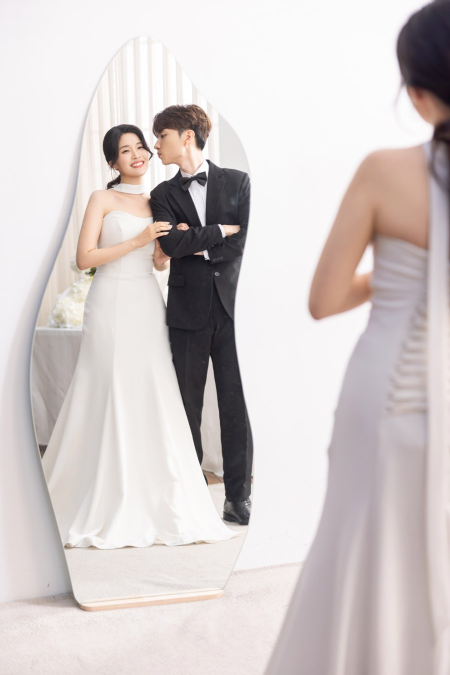
#> input picture assets/g04.jpg, 900 x 1350 px, given in place of Q_드레스전신_가로.png, which was not available (shown at 1/2 size)
$ python build_assets.py
#> lines starting #> are read from the running program, lines starting #| are printed output that depends on the picture; pictures that were not available may be replaced by others from this repository, and a replacement may not be noted
"""imgs/ 원본 -> assets/ 웹용 이미지 생성.

    python build_assets.py

원본(imgs/, 45MB PNG)은 레포에 올리지 않습니다. assets/ 결과물만 커밋합니다.
사진을 교체하려면 아래 ORDER 목록만 고치고 다시 실행하세요.
"""

import os
import numpy as np
from PIL import Image
from scipy import ndimage
import pypdfium2 as pdfium

SRC = "imgs"
OUT = "assets"

# index.html 의 이미지 URL 뒤 ?v=N 캐시 버전. 파일명을 그대로 두고 사진 내용만
# 바꾸면 이미 청첩장을 열어본 브라우저가 캐시된 옛 사진을 계속 보여줍니다
# (썸네일만 바뀌고 뷰어는 옛 사진이 뜨는 식). 사진을 갈아끼울 때마다 올리세요.
#   sed -i '' 's/?v=[0-9]*/?v=24/g' index.html
ASSET_V = 23
os.makedirs(OUT, exist_ok=True)

A = lambda n: os.path.join(SRC, f"KakaoTalk_20260909_203020487{n}.png")
B = lambda n: os.path.join(SRC, f"KakaoTalk_20260909_204922384{n}.png")
SOLO = os.path.join(SRC, "KakaoTalk_20260909_203158458.png")
# 나중에 따로 받은 보정본들 (원래 카톡 묶음이 아니라 개별 전달분)
N = lambda n: os.path.join(SRC, f"{n}.png")

# 촬영 세트별로 묶은 갤러리 순서. (파일, 설명)
# 그리드형: 첫 장은 4:3 대표, 나머지는 정사각 썸네일. 순서 = 그리드 순서 = 뷰어 순서.
# 검정 배경 컷은 톤이 확 달라서 맨 뒤로 뺐습니다.
ORDER = [
    # 첫 장 = 그리드 대표 (가로 4:3 전폭). 유일한 가로 컷.
    (N("Q_드레스전신_가로"), "화이트 스튜디오 - 드레스 전신"),   # ← 유일한 가로 사진
    # 화이트 스튜디오 (거울)
    (A("_04"), "화이트 스튜디오 - 거울 앞 신부"),
    (N("B_거울앞신랑"),   "화이트 스튜디오 - 거울 앞 신랑"),
    (N("F_거울앞두사람"), "화이트 스튜디오 - 거울 앞 두 사람"),
    # 화이트 스튜디오 (케이크) / 화이트 홀 (머메이드)
    (A("_03"), "화이트 스튜디오 - 케이크와 함께"),
    (N("C_머메이드"),     "화이트 홀 - 머메이드 드레스"),
    # 아이보리 수트 + 옐로 드레스
    (SOLO,     "아이보리 수트 - 신랑"),
    (B("_02"), "아이보리 수트 - 두 사람"),
    (B("_01"), "아이보리 수트 - 두 사람"),
    (B(""),    "아이보리 수트 - 신부"),
    (os.path.join(SRC, "KakaoTalk_20260909_213739064.png"), "화이트 스튜디오 - 레드 부케"),
    # 옐로 플라워
    # ※ R_옐로플라워두사람.png 는 넘겨받은 원본(1058x1588)에서 (87, 100) 부터
    #    970x1455 를 잘라낸 파일입니다. 원본이 이미 2:3 이라 가로 여유가 0 이어서
    #    to_portrait 로는 좌우를 못 옮깁니다. 그래서 크롭을 파일에 박아 뒀습니다.
    #      가로 87px  : 인물 중심 54.1% -> 50.0% (가운데)
    #      세로 100px : 얼굴 높이 35.9% -> 31.9% (교체 전 사진과 같은 높이)
    #    이미 정확히 2:3 이라 to_portrait 는 이 장에서 아무것도 자르지 않습니다.
    (N("R_옐로플라워두사람"), "옐로 플라워 - 두 사람"),
    (N("P_옐로플라워신랑"), "옐로 플라워 - 신랑"),
    # 가든
    # ※ I_가든소파두사람.png 는 넘겨받은 원본(980x1496)에서 오른쪽 100px 을
    #    미리 덜어낸 파일입니다. 원본은 2:3 보다 좁아서 가로 여유가 0 이라,
    #    아래 to_portrait 로는 좌우를 못 옮깁니다. 신랑 오른쪽 빈 공간을
    #    줄이려고 그 손질을 파일에 박아 뒀습니다.
    (N("I_가든소파두사람"), "가든 - 두 사람"),
    (N("G_가든소파신부_정면"),     "가든 - 소파 신부"),
    (N("K_그린월두사람"),          "가든 - 잎사귀 배경"),
    # 검정 배경 스튜디오 (맨 뒤)
    (N("N_검정신부_옆모습"), "검정 배경 스튜디오 - 신부"),
    (N("O_검정신랑_뒷모습"), "검정 배경 스튜디오 - 신랑"),
    (N("M_검정두사람"),   "검정 배경 스튜디오 - 두 사람"),
]

# 크롭 기준점 — 각 사진에서 얼굴(들)의 중심. 원본 대비 비율이라 해상도와 무관.
# macOS Vision 얼굴 인식으로 뽑은 값입니다. 이게 없으면 가운데를 그냥 잘라서
# 전신컷의 머리가 잘려 나갑니다. 사진을 바꾸면 이 값도 같이 고치세요.
#
# ※ 반드시 ORDER 의 원본(imgs/) 기준으로 재세요. assets/gNN.jpg 는 이미 2:3 으로
#    잘린 뒤라 좌표가 다릅니다. 아래 to_portrait 가 정규화 후 좌표로 알아서 바꿉니다.
#   재측정: swift tools/faces.swift imgs/*.png
FACE = [
    (0.567, 0.214),   #  1 드레스 전신 (가로)
    (0.259, 0.236),   #  2 거울 앞 신부
    (0.522, 0.193),   #  3 거울 앞 신랑      (거울 속 반영 + 실제 인물 둘 다 인식됨)
    (0.342, 0.221),   #  4 거울 앞 두 사람
    (0.482, 0.212),   #  5 케이크
    (0.678, 0.360),   #  6 머메이드 드레스
    (0.495, 0.193),   #  7 아이보리 신랑
    (0.553, 0.299),   #  8 아이보리 두 사람
    (0.491, 0.243),   #  9 아이보리 두 사람
    (0.479, 0.400),   # 10 아이보리 신부
    (0.750, 0.188),   # 11 레드 부케
    (0.500, 0.319),   # 12 옐로 두 사람 (미리 잘라둔 970x1455 기준)
    (0.425, 0.169),   # 13 옐로 신랑
    (0.582, 0.177),   # 14 가든 두 사람 (오른쪽 100px 덜어낸 원본 기준)
    (0.504, 0.263),   # 15 가든 소파 신부
    (0.516, 0.513),   # 16 그린월 두 사람 (인물이 아래쪽이라 세로 중심이 낮음)
    (0.651, 0.264),   # 17 검정 신부 (옆모습)
    (0.430, 0.139),   # 18 검정 신랑 (뒷모습 — 옆얼굴만 인식됨)
    (0.504, 0.255),   # 19 검정 두 사람
]
assert len(FACE) == len(ORDER), "FACE 와 ORDER 개수가 다릅니다"

# 얼굴 무리의 중심이 크롭 위에서 이 지점에 오게 합니다. 0.5 면 얼굴이 정가운데라
# 머리 위 여백이 답답해 보여서, 위쪽 1/3 즈음에 둡니다.
HEADROOM = 0.36

# 세로 사진은 전부 이 비율로 맞춥니다. 원본이 2:3 부터 0.72:1 까지 제각각이라
# 뷰어에서 좌우로 넘길 때 사진 틀이 들쭉날쭉했습니다. 정수배(2k x 3k)로 잘라서
# 반올림 오차 없이 정확히 같은 비율로 떨어지게 합니다. 가로 사진(g01)은 제외.
PORTRAIT = (2, 3)

# 폭이 남아 잘라낼 때는 인물이 가운데 오도록 위치를 잡는데, 아래 두 장은
# 예외입니다. 왼쪽 거울 + 오른쪽 아웃포커스 인물로 일부러 비대칭 구도를 잡은
# 사진이어서, 가운데로 옮기면 구도가 무너집니다. (1부터 세는 번호)
# 3번(거울 앞 신랑)은 거울 속 반영까지 얼굴로 잡혀서 가운데 정렬이 오히려
# 거울과 인물의 균형을 맞춰 줍니다 — 그래서 예외에 넣지 않았습니다.
NO_RECENTER = {2, 4}

COVER = N("S_아치두사람")                     # 표지 — 아치 컷 (마주 본 컷)
# 카카오톡 공유 미리보기는 표지와 별개로 "부케로 얼굴 가린 아치 컷" 으로 고정합니다.
# 링크를 받았을 때 얼굴이 먼저 보이지 않게 하려는 의도라, 표지를 바꿔도 따라가면 안 됩니다.
OG_COVER = N("COVER_대문사진")
# (좌, 상, 우, 하) 비율. 좌우를 대칭으로 깎아 아치가 화면 한가운데 오게 합니다.
# 아치가 이미 가운데라 대칭으로 깎으면 그대로 중앙에 옵니다.
# 원본 1054x1584 -> 879x1584 (화면 비율에 가깝게).
# 가운데로 자르면 안 됩니다. 카메라가 아치 중심축보다 왼쪽에 있어서, 아치 다리는
# 대칭인데 꼭대기 곡선은 오른쪽으로 치우쳐 보입니다(원근). x0 을 66(다리 기준)
# 부터 106 까지 바꿔가며 화면에서 재보니 93 에서 곡선(+4px)과 다리(-3px)가
# 동시에 균형을 잡았습니다.
COVER_CROP = (0.088, 0.0, 0.922, 1.0)
MAP_PDF = os.path.join(SRC, "[세인트 메리엘] 청첩장 약도 (1).pdf")


def save_jpg(im, path, max_w, quality=82):
    im = im.convert("RGB")
    if im.width > max_w:
        h = round(im.height * max_w / im.width)
        im = im.resize((max_w, h), Image.LANCZOS)
    # optimize+progressive: 화질은 그대로 두고 파일만 줄이는 무손실 재포장.
    # (assets/ 를 직접 손볼 때는 jpegtran -optimize -progressive 가 같은 일을 합니다)
    im.save(path, "JPEG", quality=quality, optimize=True, progressive=True)
    return im.size, os.path.getsize(path)


def to_portrait(im, fx, fy, recenter):
    """세로 사진을 정확히 PORTRAIT 비율로 잘라내고, 새 사진 기준 얼굴 위치도 같이 돌려줍니다.
       폭이 남으면 인물을 가운데로(recenter), 높이가 남으면 머리가 잘리지 않게 위쪽으로."""
    num, den = PORTRAIT
    w, h = im.size
    k = min(w // num, h // den)
    cw, ch = num * k, den * k
    x = min(max(fx * w - cw / 2, 0), w - cw) if recenter else (w - cw) / 2
    y = min(max(fy * h - ch * HEADROOM, 0), h - ch)
    x, y = round(x), round(y)
    return im.crop((x, y, x + cw, y + ch)), ((fx * w - x) / cw, (fy * h - y) / ch)


total = 0
manifest = []
for i, (f, alt) in enumerate(ORDER, 1):
    name = f"g{i:02d}.jpg"
    src = Image.open(f).convert("RGB")
#> src is the input picture: PIL image 900x1350 RGB; mean R, G, B 210.7, 202.9, 202
    fx, fy = FACE[i - 1]
    if src.height > src.width:                      # 세로 사진만 비율을 맞춥니다
        src, (fx, fy) = to_portrait(src, fx, fy, recenter=i not in NO_RECENTER)
#> fx = 0.567; fy = 0.214
    # 첫 장(가로 대표)은 그리드에서 전폭으로 깔리고 뷰어에서도 가장 크게
    # 보여서, 900px 로는 고해상도 폰에서 흐릿합니다. 이 장만 넉넉하게.
    size, nbytes = save_jpg(src, os.path.join(OUT, name), 1400 if i == 1 else 900)
    total += nbytes
#> total = 79369
    wide = size[0] > size[1]
#> wide = False
    manifest.append((name, alt, wide))
    # 그리드 썸네일: 정사각 400px (레퍼런스와 동일). 첫 장은 4:3 대표 1600x1200 도 추가
    # (fx, fy 는 위에서 정규화 후 좌표로 갱신된 값)
    def _crop(im, ratio):
        """얼굴이 가운데(세로는 위 1/3) 오도록 ratio 비율로 잘라냅니다."""
#> called with ratio = 1
        w, h = im.size
#> w = 900; h = 1350
        cw, ch = (w, w / ratio) if w / h <= ratio else (h * ratio, h)
#> cw = 900; ch = 900
        x = min(max(fx * w - cw / 2, 0), w - cw)
#> x = 0
        y = min(max(fy * h - ch * HEADROOM, 0), h - ch)
#> y = 0
        return im.crop((round(x), round(y), round(x + cw), round(y + ch)))
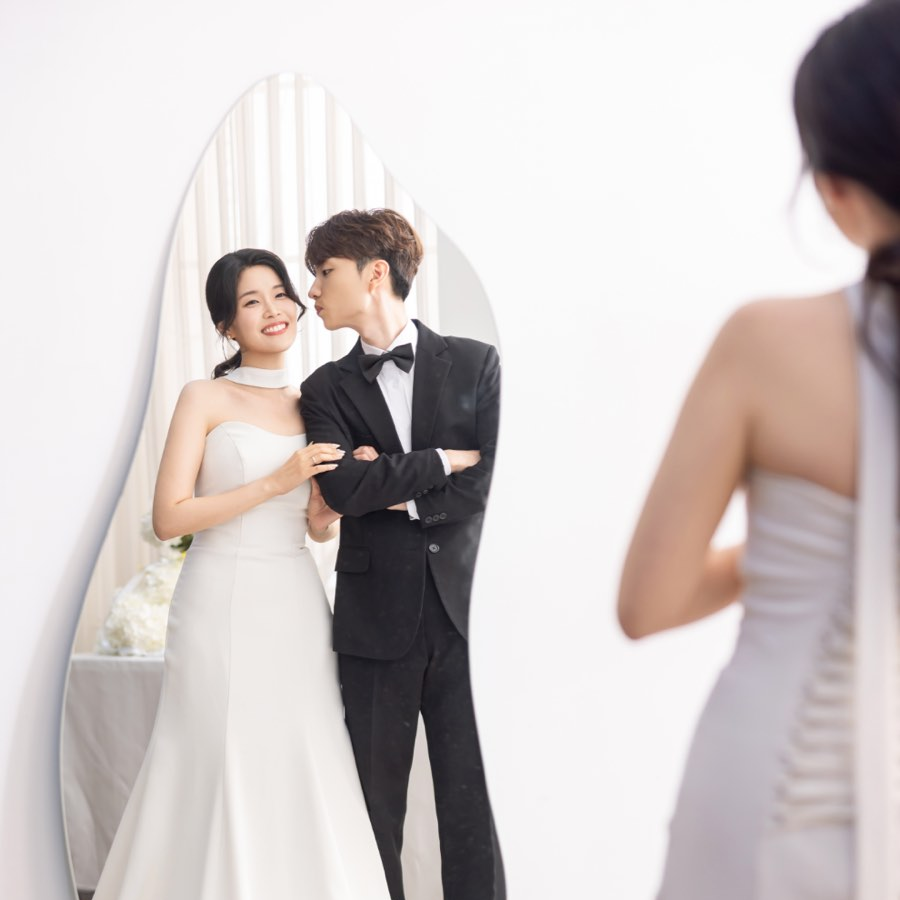
#> returned value: PIL image 900x900 RGB; mean R, G, B 207.2, 199.7, 198.8
    _crop(src, 1).resize((400, 400), Image.LANCZOS).save(os.path.join(OUT, f"t{i:02d}.jpg"), "JPEG", quality=82, optimize=True)
    total += os.path.getsize(os.path.join(OUT, f"t{i:02d}.jpg"))
    if i == 1:
        _crop(src, 4 / 3).resize((1600, 1200), Image.LANCZOS).save(os.path.join(OUT, "wide.jpg"), "JPEG", quality=84, optimize=True)
#> call 2 of _crop, with ratio = 1.33
#> in _crop (call 2), `y = min(max(fy * h - ch * HEADROOM, 0), h - ch)`: y = 45.9
#> in _crop (call 2), `return im.crop((round(x), round(y), round(x + cw), round(y + ch)))`:
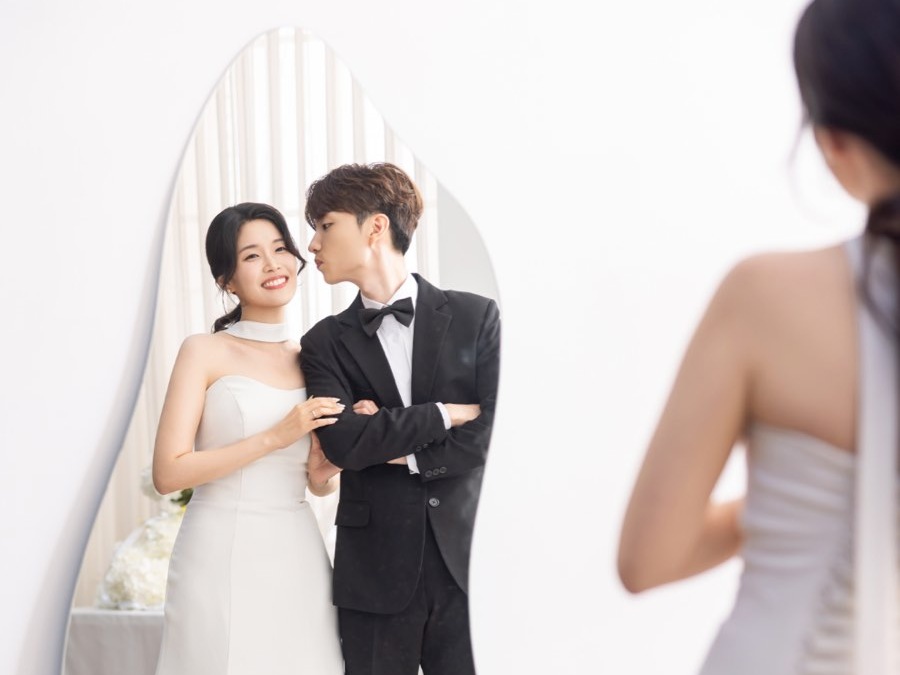
#> returned value: PIL image 900x675 RGB; mean R, G, B 207.3, 199, 197.4
        total += os.path.getsize(os.path.join(OUT, "wide.jpg"))
    print(f"{name}  {size[0]}x{size[1]:<5} {nbytes/1024:6.0f}KB  {'[가로]' if wide else ''}  {alt}")
#| g01.jpg  900x1350      78KB    화이트 스튜디오 - 드레스 전신
#> pass 2 of the loop `for i, (f, alt) in enumerate(ORDER, 1):`:
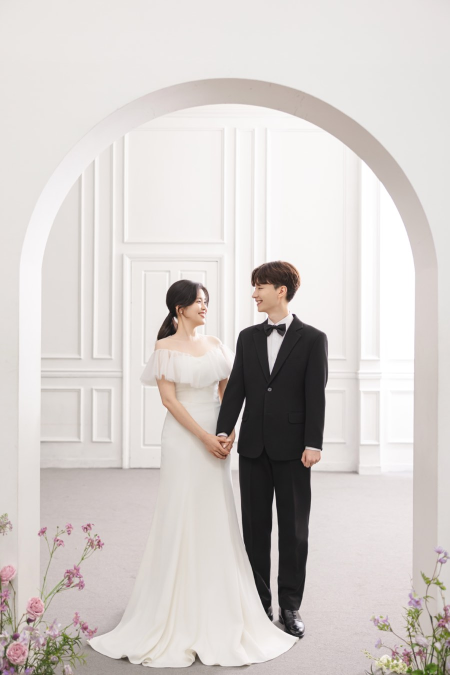
#> input picture assets/g05.jpg, 900 x 1350 px, given in place of KakaoTalk_20260909_203020487_04.png, which was not available (shown at 1/2 size)
#> src is the input picture: PIL image 900x1350 RGB; mean R, G, B 211.3, 205.6, 202.8
#> fx = 0.259; fy = 0.236
#> total = 278170
#> in _crop (call 3), `y = min(max(fy * h - ch * HEADROOM, 0), h - ch)`: y = 0
#> in _crop (call 3), `return im.crop((round(x), round(y), round(x + cw), round(y + ch)))`:
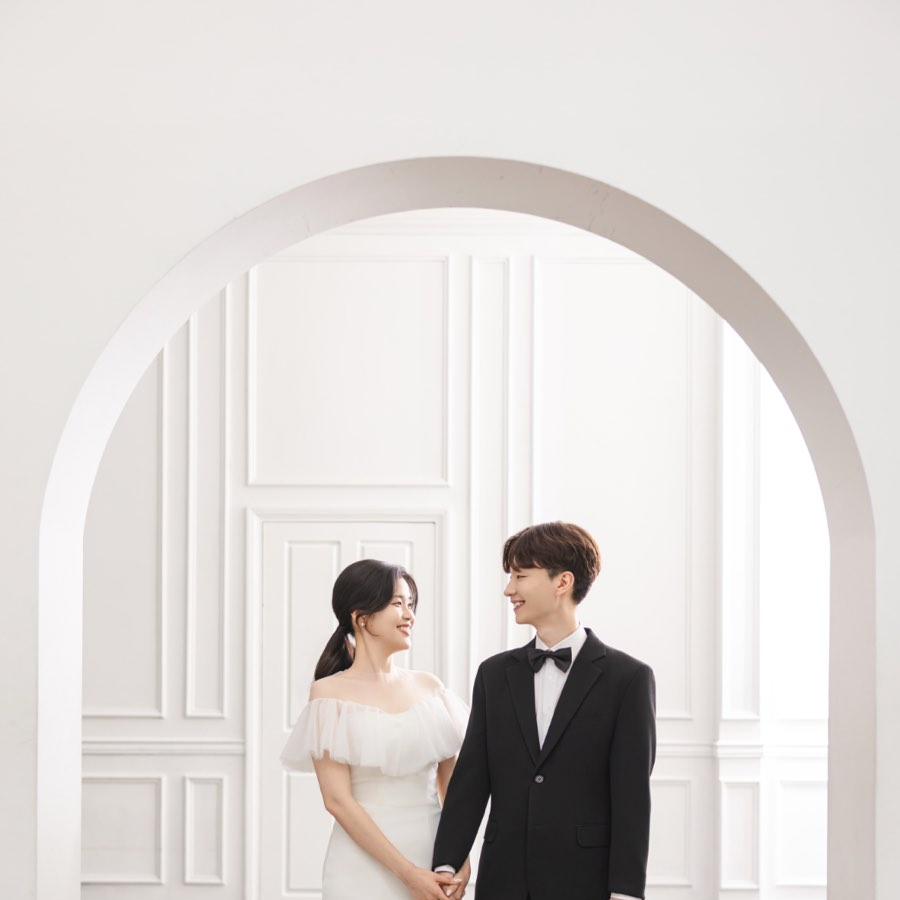
#> returned value: PIL image 900x900 RGB; mean R, G, B 220.1, 215.6, 213
#| g02.jpg  900x1350      85KB    화이트 스튜디오 - 거울 앞 신부
#> (the run stopped early here; a loop or call above may not have finished)
